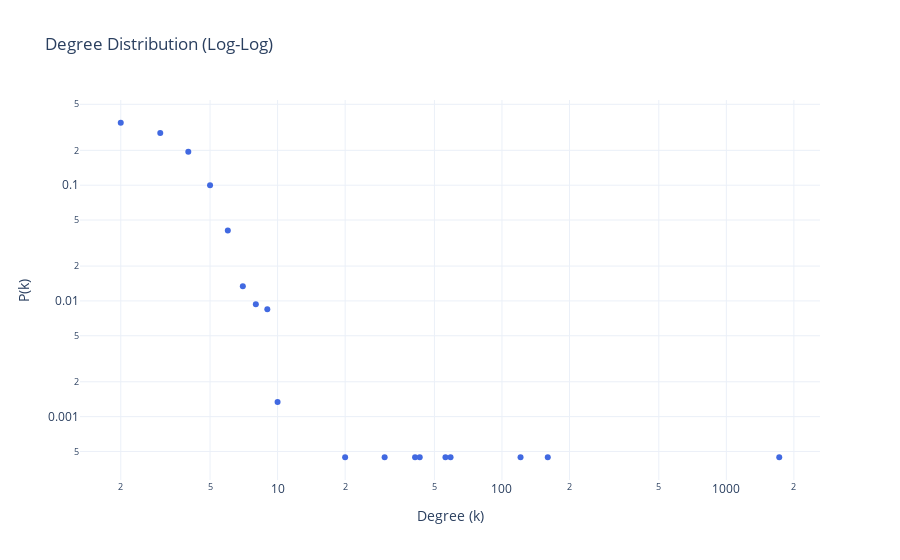

The cell this chart's notebook holds for it:
### Markdown cell above
## Degree Distribution

### Code cell
draw_degree_distribution(G_transformed)

### Figure 1 — Plotly figure (JSON) as saved in the notebook; plotly's stock layout.template omitted (floating-point values rounded to 4 significant figures)
{"data": [{"marker": {"color": "royalblue", "size": 6}, "mode": "markers", "name": "Degree Distribution", "type": "scatter", "x": [2, 3, 4, 5, 6, 7, 8, 9, 10, 20, 30, 41, 43, 56, 59, 121, 160, 1721], "y": [0.3465, 0.2824, 0.1942, 0.09978, 0.04053, 0.01336, 0.009354, 0.008463, 0.001336, 0.0004454, 0.0004454, 0.0004454, 0.0004454, 0.0004454, 0.0004454, 0.0004454, 0.0004454, 0.0004454]}], "layout": {"title": {"text": "Degree Distribution (Log-Log)"}, "xaxis": {"title": {"text": "Degree (k)"}, "type": "log"}, "yaxis": {"title": {"text": "P(k)"}, "type": "log"}}}
